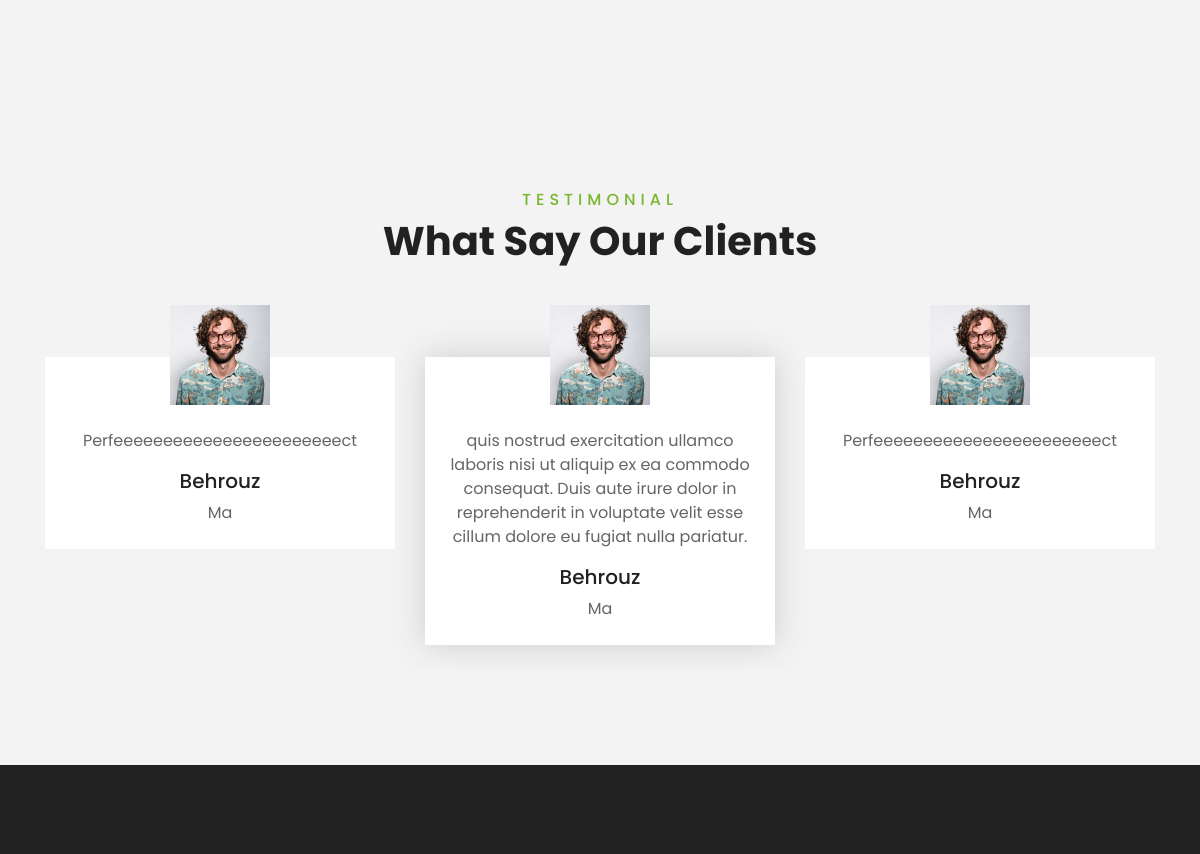
/Services/ (signed in, middle part), run on an earlier commit of the app's database.
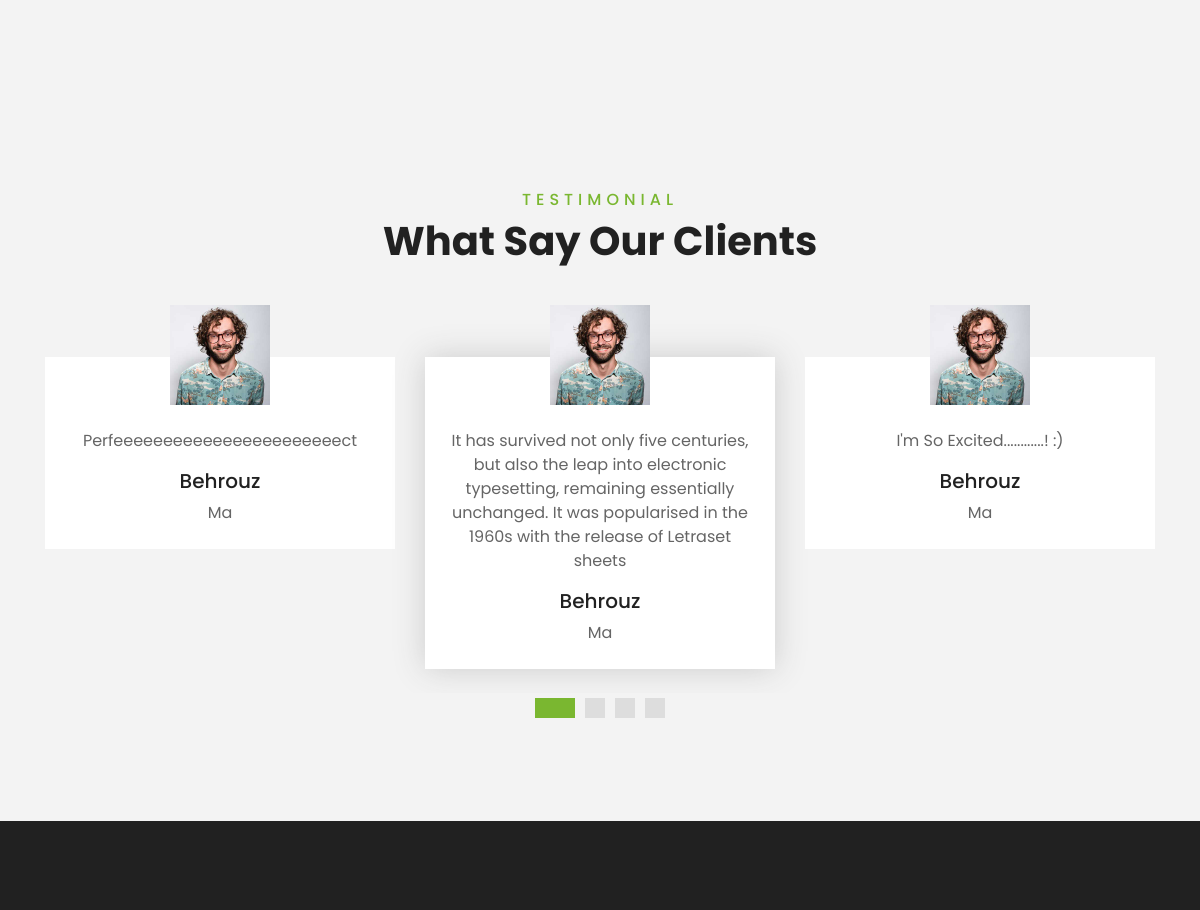
And on a later commit of the database.
### Blog/models.py (models this page shows)
class Comment(models.Model):
    PRODUCT_STARS = [
        ('1' , 'Very Bad'),
        ('2', 'Bad'),
        ('3', 'Normal'),
        ('4', 'Good'),
        ('5', 'Perfect'),
    ]
    article = models.ForeignKey(Article,on_delete=models.CASCADE,related_name='comments',)
    author = models.ForeignKey(CustomUser, on_delete=models.CASCADE, related_name='comments', )
    body = models.TextField()
    stars = models.CharField(max_length=10,choices=PRODUCT_STARS)
    datetime_create = models.DateTimeField(auto_now_add=True)
    datetime_update = models.DateTimeField(auto_now=True)
    active = models.BooleanField(default=True)

### Account/models.py (models this page shows, shortened)
class CustomUser (AbstractBaseUser, PermissionsMixin):
    USERTYPE=(
        ('Ma','MASTER'),
        ('Tr','TRAVELER'),
        ('Us','USER'),
        ('Bl','BLOGER'),
        ('Gu', 'GUIDE'),
    )
    username = models.CharField ( max_length=100, blank=True,null=True )
    mobile  = models.CharField ( max_length=15, default='0' )
    email = models.EmailField(unique=True)
    usertype = models.CharField ( max_length=2, choices=USERTYPE, default='Us' )
    firstname  = models.CharField ( blank=True,null=True,max_length=50 )
    lastname  = models.CharField ( blank=True,null=True,max_length=50 )
    first_name  = models.CharField ( blank=True,null=True,max_length=50 )
    last_name  = models.CharField ( blank=True,null=True,max_length=50 )
    unicid  = models.CharField ( max_length=10, unique=True )
    birthday  = models.DateTimeField ( blank=True,null=True )
    gender  = models.BooleanField ( blank=True,null=True )
    status = models.BooleanField(default=False)
    image = models.ImageField ( blank=True,null=True,upload_to='Profile' )
    city = models.ForeignKey(to='Home.City', on_delete=models.CASCADE, blank=True,null=True)
    profesional = models.CharField ( max_length=50, blank=True, null=True )
    is_superuser = models.BooleanField(default=False)
    is_staff = models.BooleanField(default=False)
    is_active = models.BooleanField(default=False)
    date_joined = models.DateTimeField(blank=True, null=True)
    USERNAME_FIELD = 'email'
    EMAIL_FIELD = 'email'
    REQUIRED_FIELDS = []
    objects = UserManager()

### Home/views.py (the view)
# urls.py: path('Services/', views.services, name='services'),
def services(request):
    comments = Comment.objects.filter(active=True).order_by('-id')[:6]
    context = {
        'comments':comments,
    }
    return (render(request,'Home/service.html',context))#service

### Home/templates/Home/service.html (shortened to what this page needs)
{% extends "_base.html" %}
{% load static %}
{% block static%}
    <link href="{% static 'lib/owlcarousel/assets/owl.carousel.min.css' %}" rel="stylesheet">
    <link href="{% static 'lib/tempusdominus/css/tempusdominus-bootstrap-4.min.css' %}" rel="stylesheet" />
    <link href="{% static 'css/style.css' %}" rel="stylesheet">
{%endblock%}
{% block body %}
    <div class="container-fluid py-5">
        <div class="container pt-5 pb-3">
            <div class="row">
                <div class="col-lg-4 col-md-6 mb-4">
                </div>
                <div class="col-lg-4 col-md-6 mb-4">
                </div>
                <div class="col-lg-4 col-md-6 mb-4">
                </div>
            </div>
        </div>
    </div>
    {% include 'Testimonial.html' %}
{%endblock%}

### templates/Testimonial.html
<div id="testim" class="container-fluid py-5">
    <div class="container py-5">
        <div class="text-center mb-3 pb-3">
            <h6 class="text-primary text-uppercase" style="letter-spacing: 5px;">Testimonial</h6>
            <h1>What Say Our Clients</h1>
        </div>
        <div class="owl-carousel testimonial-carousel">
            {% for c in comments %}
            <div class="text-center pb-4">
                {% if c.author.image %}
                <img class="img-fluid mx-auto" src="{{ c.author.image.url }}" alt="{{ c.author.firstname }}" style="width: 100px; height: 100px;" >
                {% endif %}
                <div class="testimonial-text bg-white p-4 mt-n5">
                    <p class="mt-5">{{ c.body }}</p>
                    <h5 class="text-truncate">{{ c.author.firstname }}</h5>
                    <span>{{ c.author.usertype }}</span>
                </div>
            </div>
            {% endfor %}
        </div>
    </div>
</div>

What changed in the data, as far as the page shows it:
no longer on this page (row unchanged): Comment: author.image (picture), body "quis nostrud exercitation ullamco laboris nisi ut aliquip ex ea commodo consequat. Duis aute irure dolor in reprehenderit in voluptate velit esse cillum dolore eu fugiat nulla pariatur.", author.firstname "Behrouz", author.usertype "Ma"
added Comment: author.image (picture), body "It has survived not only five centuries, but also the leap into electronic typesetting, remaining essentially unchanged. It was popularised in the 1960s with the release of Letraset sheets", author.firstname "Behrouz", author.usertype "Ma"
added Comment: author.image (picture), body "I'm So Excited............! :)", author.firstname "Behrouz", author.usertype "Ma"
